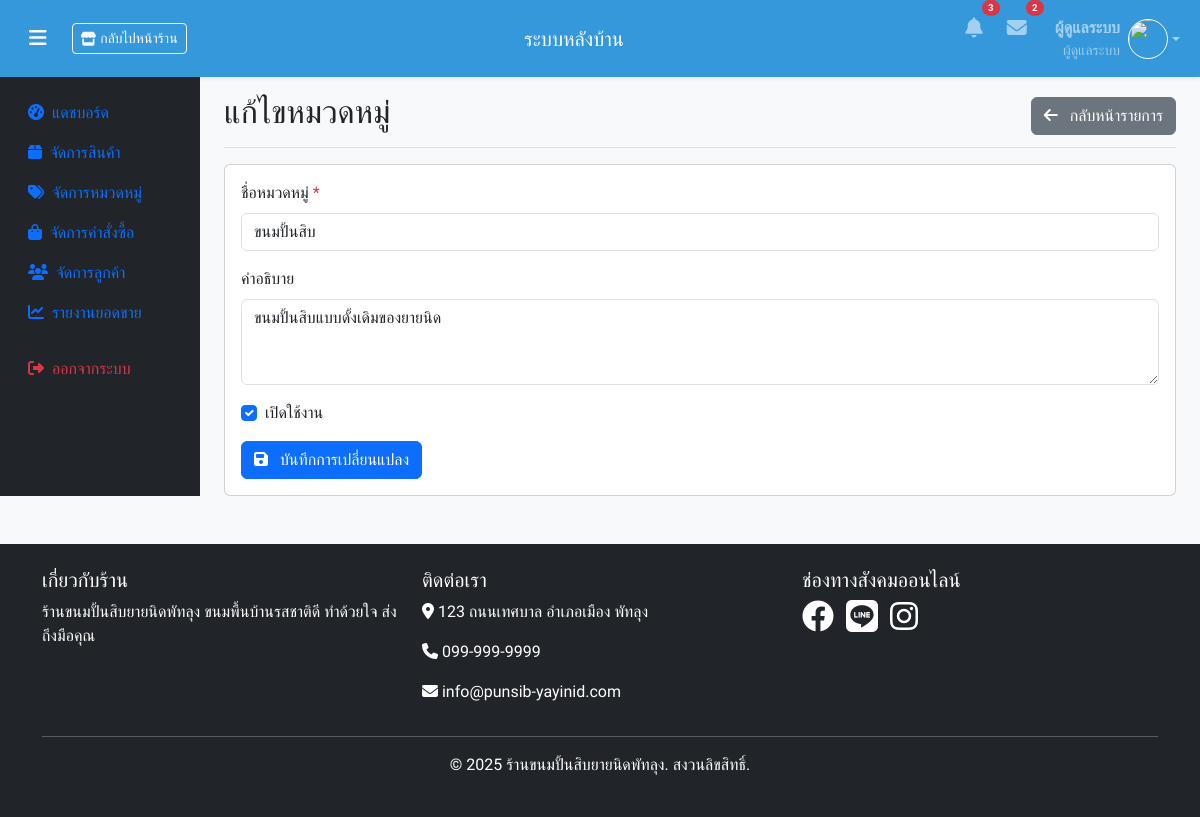
/admin/categories/edit.php?id=1 (signed in), run on the app's committed database.
### tables this page shows
CREATE TABLE `categories` (
  `id` int(11) NOT NULL,
  `name` varchar(100) NOT NULL,
  `description` text DEFAULT NULL,
  `image` varchar(255) DEFAULT NULL,
  `status` tinyint(1) DEFAULT 1,
  `created_at` timestamp NULL DEFAULT current_timestamp(),
  `updated_at` timestamp NULL DEFAULT current_timestamp() ON UPDATE current_timestamp()
);

### admin/categories/edit.php (the view, shortened to what this page needs)
<?php
require_once '../../config/db.php';
$categoryId = (int)$_GET['id'];
try {
    $stmt = $conn->prepare("SELECT * FROM categories WHERE id = ?");
    $stmt->execute([$categoryId]);
    $category = $stmt->fetch(PDO::FETCH_ASSOC);
} catch (PDOException $e) {
    setAlert('danger', 'เกิดข้อผิดพลาด: ' . $e->getMessage());
    redirect(BASE_URL . '/admin/categories/list.php');
}
include '../../includes/admin-head.php';
include '../../includes/admin-navbar.php';
?>
<div class="container-fluid">
    <div class="row">
        <?php include '../../includes/admin-sidebar.php'; ?>
        <main class="col-md-9 ms-sm-auto col-lg-10 px-md-4">
            <div class="d-flex justify-content-between flex-wrap flex-md-nowrap align-items-center pt-3 pb-2 mb-3 border-bottom">
                <h1 class="h2">แก้ไขหมวดหมู่</h1>
                <div class="btn-toolbar mb-2 mb-md-0">
                    <a href="list.php" class="btn btn-secondary">
                        <i class="fas fa-arrow-left me-2"></i> กลับหน้ารายการ
                    </a>
                </div>
            </div>
            <div class="card">
                <div class="card-body">
                    <form method="POST">
                        <div class="mb-3">
                            <label for="name" class="form-label">ชื่อหมวดหมู่ <span class="text-danger">*</span></label>
                            <input type="text" class="form-control" id="name" name="name" required
                                   value="<?= htmlspecialchars($category['name']) ?>">
                        </div>
                        <div class="mb-3">
                            <label for="description" class="form-label">คำอธิบาย</label>
                            <textarea class="form-control" id="description" name="description" rows="3"><?=
                                htmlspecialchars($category['description'] ?? '') ?></textarea>
                        </div>
                        <div class="mb-3 form-check">
                            <input type="checkbox" class="form-check-input" id="status" name="status"
                                   <?= $category['status'] ? 'checked' : '' ?>>
                            <label class="form-check-label" for="status">เปิดใช้งาน</label>
                        </div>
                        <button type="submit" class="btn btn-primary">
                            <i class="fas fa-save me-2"></i> บันทึกการเปลี่ยนแปลง
                        </button>
                    </form>
                </div>
            </div>
        </main>
    </div>
</div>
<?php
include '../../includes/footer.php';
?>

### includes/admin-head.php (style rules this page uses)
body { font-family: 'Sarabun', sans-serif; background-color: #f8f9fa; }

### data on the page
categories: name "ขนมปั้นสิบ", description "ขนมปั้นสิบแบบดั้งเดิมของยายนิด", status "☑"

### other printed values
$_SESSION['user_name'] "ผู้ดูแลระบบ"
